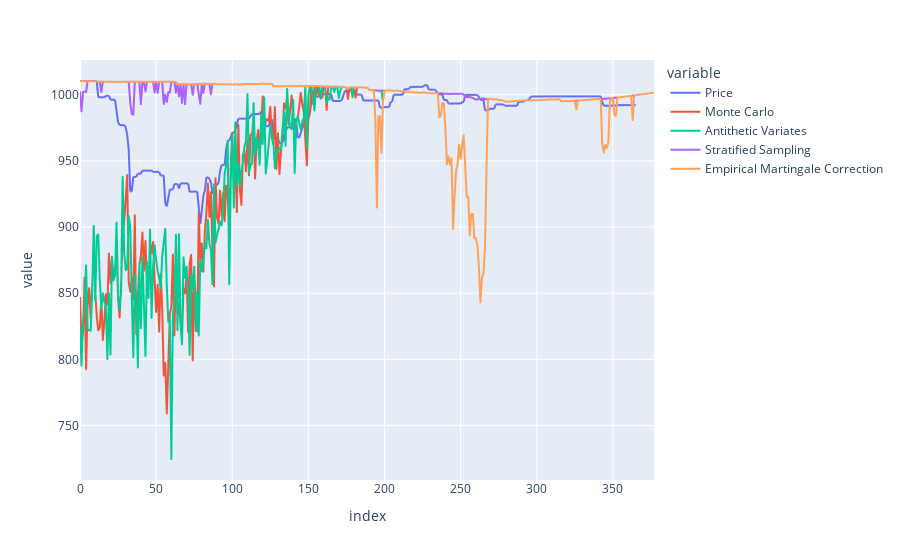

The cell this chart's notebook holds for it:
### Code cell
px.line(merged, 
        y=["Price", 
           "Monte Carlo", 
           "Antithetic Variates", 
           "Stratified Sampling",
           "Empirical Martingale Correction"
           ]
        )

### Figure 1 — Plotly figure (JSON) as saved in the notebook; plotly's stock layout.template omitted (floating-point values rounded to 4 significant figures; data arrays with more than 128 entries replaced by an {"elided": "..."} marker saying what was removed)
{"data": [{"hovertemplate": "variable=Price<br>index=%{x}<br>value=%{y}<extra></extra>", "legendgroup": "Price", "line": {"color": "#636efa", "dash": "solid"}, "marker": {"symbol": "circle"}, "mode": "lines", "name": "Price", "showlegend": true, "type": "scattergl", "x": {"elided": "378 int values"}, "xaxis": "x", "y": {"elided": "378 float values"}, "yaxis": "y"}, {"hovertemplate": "variable=Monte Carlo<br>index=%{x}<br>value=%{y}<extra></extra>", "legendgroup": "Monte Carlo", "line": {"color": "#EF553B", "dash": "solid"}, "marker": {"symbol": "circle"}, "mode": "lines", "name": "Monte Carlo", "showlegend": true, "type": "scattergl", "x": {"elided": "378 int values"}, "xaxis": "x", "y": {"elided": "378 float values"}, "yaxis": "y"}, {"hovertemplate": "variable=Antithetic Variates<br>index=%{x}<br>value=%{y}<extra></extra>", "legendgroup": "Antithetic Variates", "line": {"color": "#00cc96", "dash": "solid"}, "marker": {"symbol": "circle"}, "mode": "lines", "name": "Antithetic Variates", "showlegend": true, "type": "scattergl", "x": {"elided": "378 int values"}, "xaxis": "x", "y": {"elided": "378 float values"}, "yaxis": "y"}, {"hovertemplate": "variable=Stratified Sampling<br>index=%{x}<br>value=%{y}<extra></extra>", "legendgroup": "Stratified Sampling", "line": {"color": "#ab63fa", "dash": "solid"}, "marker": {"symbol": "circle"}, "mode": "lines", "name": "Stratified Sampling", "showlegend": true, "type": "scattergl", "x": {"elided": "378 int values"}, "xaxis": "x", "y": {"elided": "378 float values"}, "yaxis": "y"}, {"hovertemplate": "variable=Empirical Martingale Correction<br>index=%{x}<br>value=%{y}<extra></extra>", "legendgroup": "Empirical Martingale Correction", "line": {"color": "#FFA15A", "dash": "solid"}, "marker": {"symbol": "circle"}, "mode": "lines", "name": "Empirical Martingale Correction", "showlegend": true, "type": "scattergl", "x": {"elided": "378 int values"}, "xaxis": "x", "y": {"elided": "378 float values"}, "yaxis": "y"}], "layout": {"legend": {"title": {"text": "variable"}, "tracegroupgap": 0}, "margin": {"t": 60}, "xaxis": {"anchor": "y", "domain": [0, 1], "title": {"text": "index"}}, "yaxis": {"anchor": "x", "domain": [0, 1], "title": {"text": "value"}}}}
